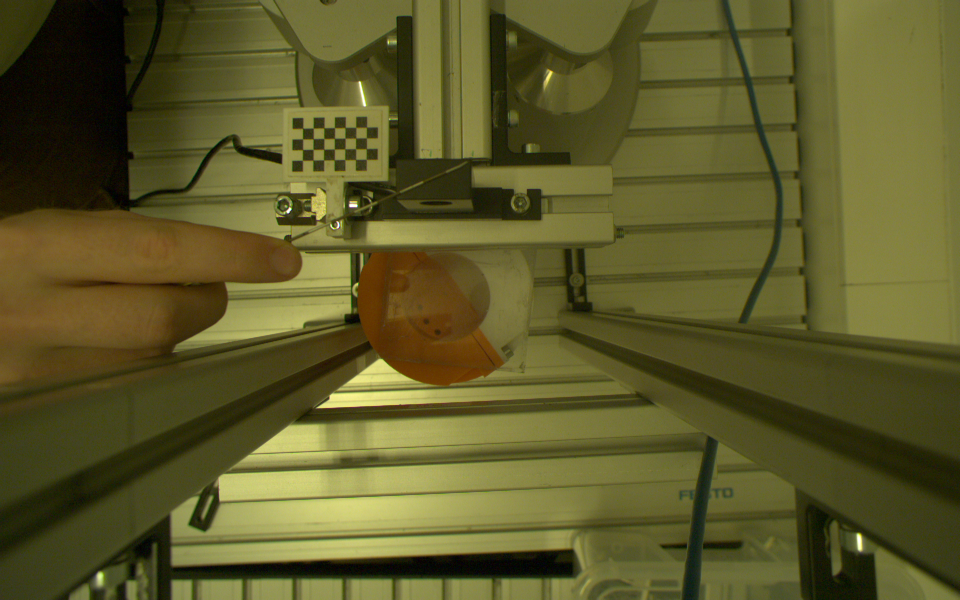
#> input picture Python_Skripts/probe_image_2.png, 1920 x 1200 px (shown at 1/2 size)
$ python probe_tip_detection.py
#> lines starting #> are read from the running program, lines starting #| are printed output that depends on the picture
import cv2
import numpy as np
from CaptureIMG import capture_image
from pypylon import pylon

# global variables, TODO implement in UI
mouse_x = -1
mouse_y = -1

def save_new_image(image, filename):
    cv2.imwrite(filename, image)
    print(f"Image saved to {filename}")

def load_image(filename):
#> called with filename = 'probe_image_2.png'
    image = cv2.imread(filename, cv2.IMREAD_GRAYSCALE)
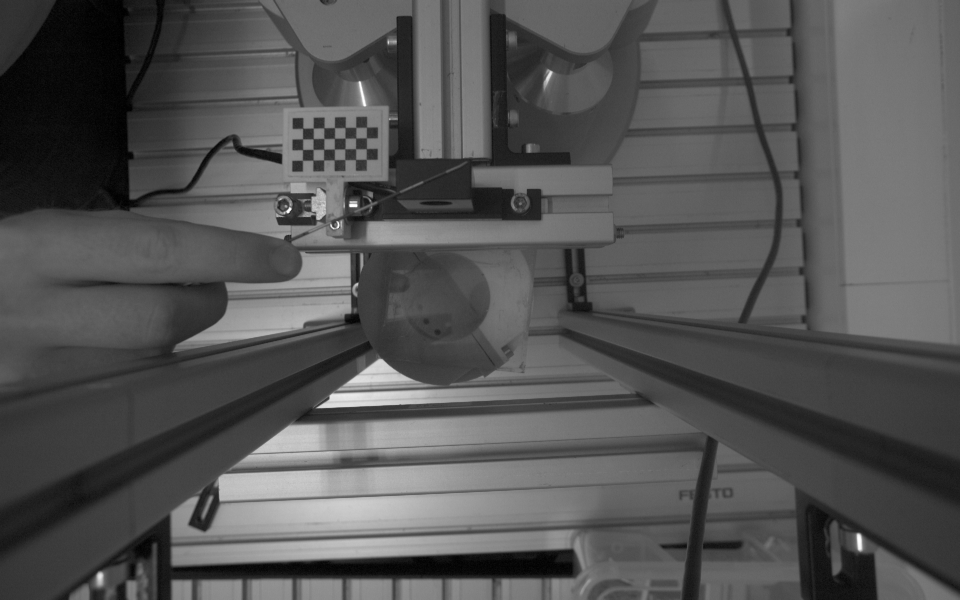
#> image: shape (1200, 1920) (shown at 1/2 size); min 0, max 255, mean 83.6
    if image is not None:
        print(f"Image loaded from {filename}")
    else:
        print(f"Failed to load image from {filename}")
    return image

def crop_image(image, top_left, bottom_right):

#> called with top_left = (792, 319), bottom_right = (943, 398)
    x1, y1 = top_left
    x2, y2 = bottom_right
    image_array = image[y1:y2, x1:x2]
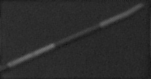
#> image_array: shape (79, 151); min 18, max 112, mean 44
    return image_array

def mouse_callback(event, x, y, flags, param):
    if event == cv2.EVENT_LBUTTONDOWN:
        global mouse_x, mouse_y
        mouse_x, mouse_y = x, y
        print(f"Mouse coordinates: ({x}, {y})")


def show_image(image):
    cv2.imshow('image', image)
    cv2.setMouseCallback('image', mouse_callback)
    cv2.waitKey(0)
    cv2.destroyAllWindows()

def detect_needle_tip(image, threshold=60):
    # Convert to grayscale
#> (the run stopped early here; a loop or call above may not have finished)
